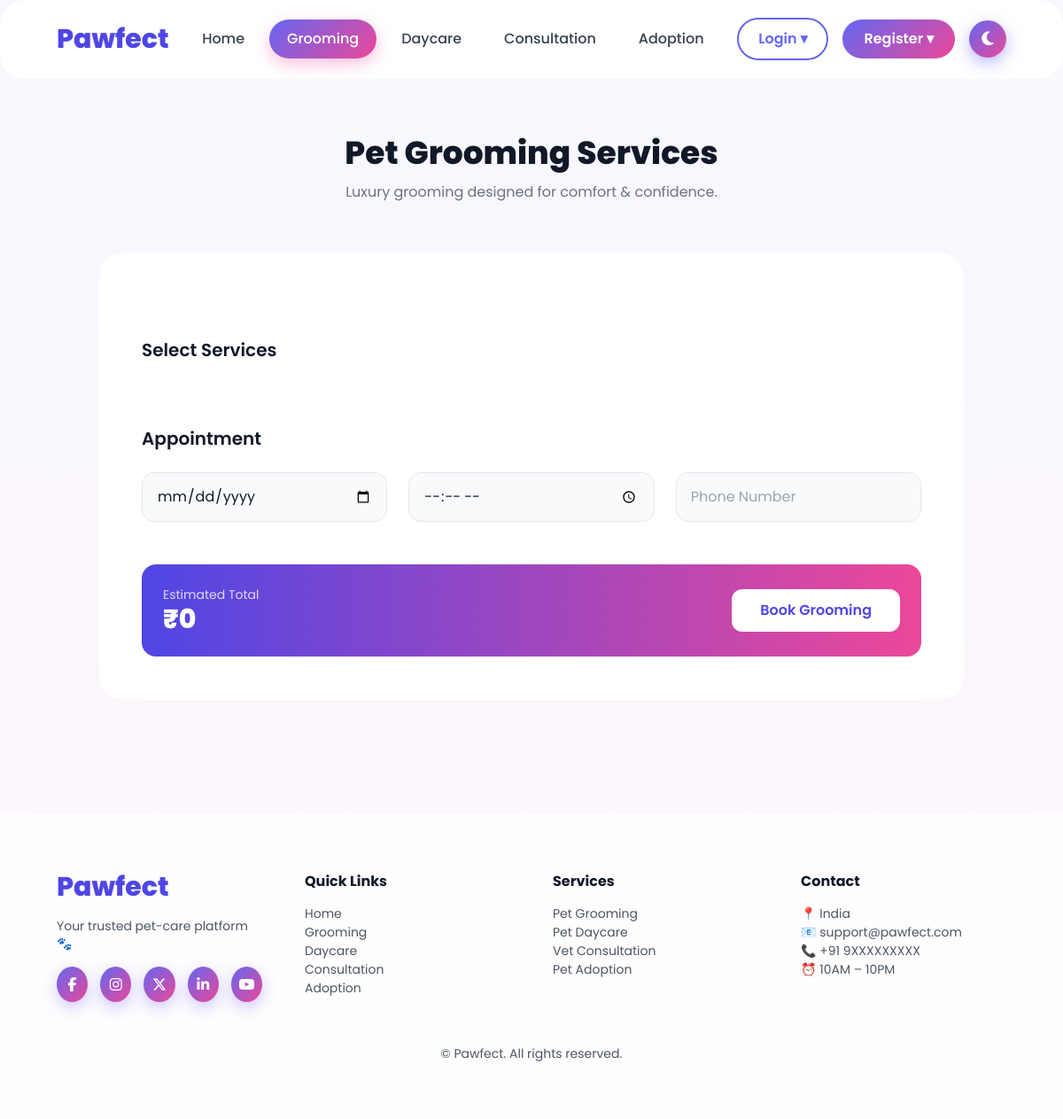
/grooming/, run on an earlier commit of the app's database.
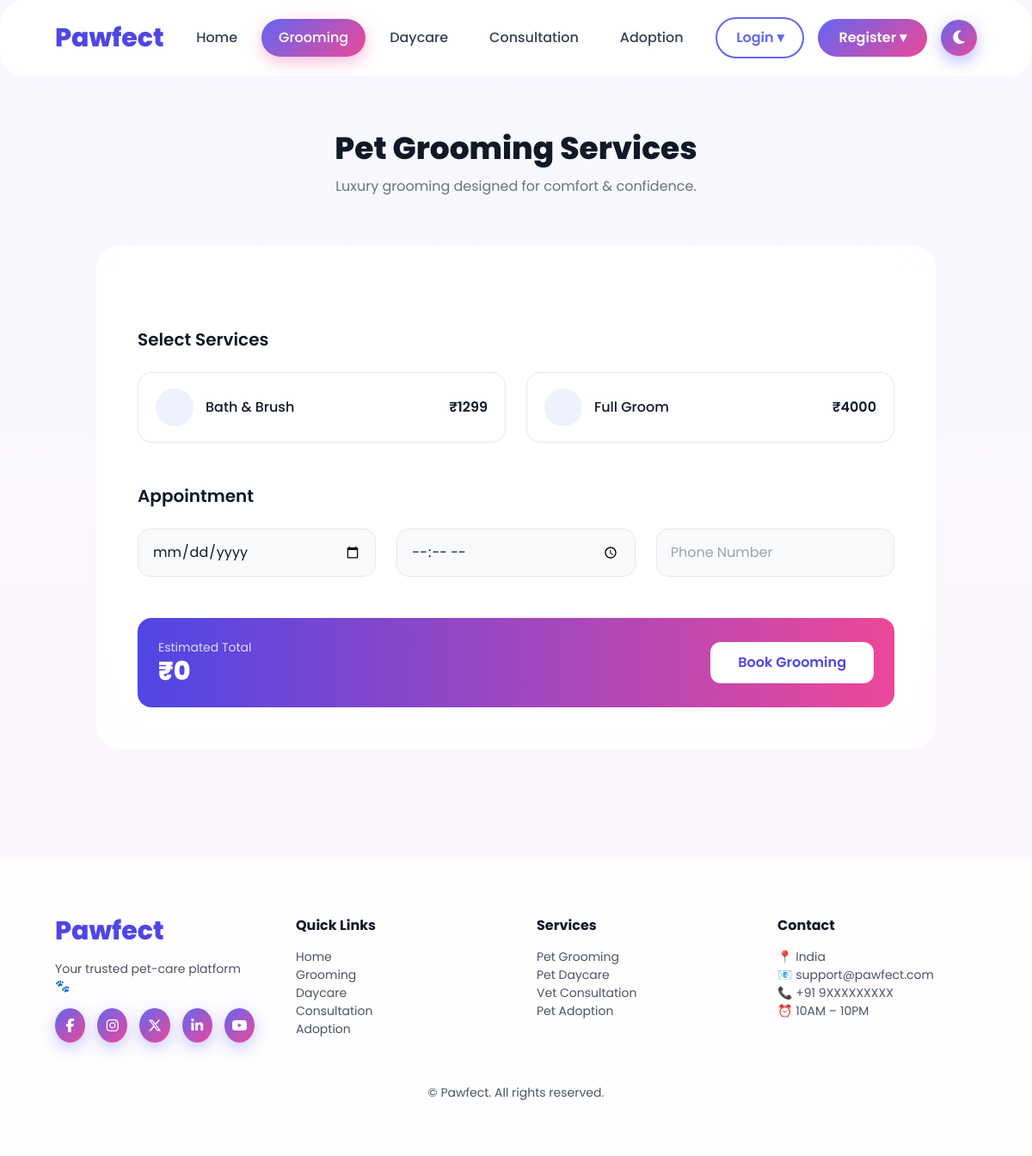
And on a later commit of the database.
### petapp/models.py (models this page shows, shortened)
class Service(models.Model):
    name = models.CharField(max_length=100)
    price = models.CharField(max_length=100)
    icon = models.CharField(
        max_length=10,
        blank=True,
        null=True,
        help_text="Emoji icon for the service (e.g. 🛁 ✂️ 💅)"
    )

### petapp/views.py (the view, shortened to what this page needs)
# urls.py: path("grooming/", views.grooming, name="grooming"),
def grooming(request):
    services = Service.objects.all()  # ✅ NO icon
    return render(request, "user/grooming.html", {
        "services": services
    })

### templates/user/grooming.html (shortened to what this page needs)
{% extends "user/base.html" %}
{% load static %}
{% block content %}
<section class="max-w-5xl mx-auto px-6 py-16">
  <div class="text-center mb-14">
    <h1 class="text-4xl font-extrabold">
      Pet Grooming Services
    </h1>
    <p class="mt-3 text-gray-500">
      Luxury grooming designed for comfort & confidence.
    </p>
  </div>
  <form method="POST"
        action="{% url 'petapp:grooming' %}"
        class="glass p-12 space-y-12">
    <section>
      <h3 class="text-xl font-semibold mb-6">
        Select Services
      </h3>
      <div class="grid md:grid-cols-2 gap-6">
        {% for service in services %}
        <label class="service-card">
          <div class="service-icon">
          </div>
          <div class="flex flex-col">
            <span class="font-medium">
              {{ service.name }}
            </span>
          </div>
          <span class="ml-auto font-semibold">
            ₹{{ service.price }}
          </span>
        </label>
        {% endfor %}
      </div>
    </section>
    <section>
      <h3 class="text-xl font-semibold mb-6">
        Appointment
      </h3>
      <div class="grid md:grid-cols-3 gap-6">
        <input type="date" name="date" class="input" required>
        <input type="time" name="time" class="input" required>
        <input type="tel"  name="phone" class="input"
               placeholder="Phone Number"
               pattern="[0-9]{10}" required>
      </div>
    </section>
    <section class="flex justify-between items-center
                   p-6 rounded-2xl
                   bg-gradient-to-r from-indigo-600 to-pink-500
                   text-white">
      <div>
        <div class="text-sm opacity-80">Estimated Total</div>
        <div id="total" class="text-3xl font-extrabold">₹0</div>
      </div>
      <button type="submit"
              class="bg-white text-indigo-600
                     px-8 py-3 rounded-xl font-semibold">
        Book Grooming
      </button>
    </section>
  </form>
</section>
{% endblock %}

What changed in the data, as far as the page shows it:
added Service: name "Bath & Brush", price "1299"
added Service: name "Full Groom", price "4000"
